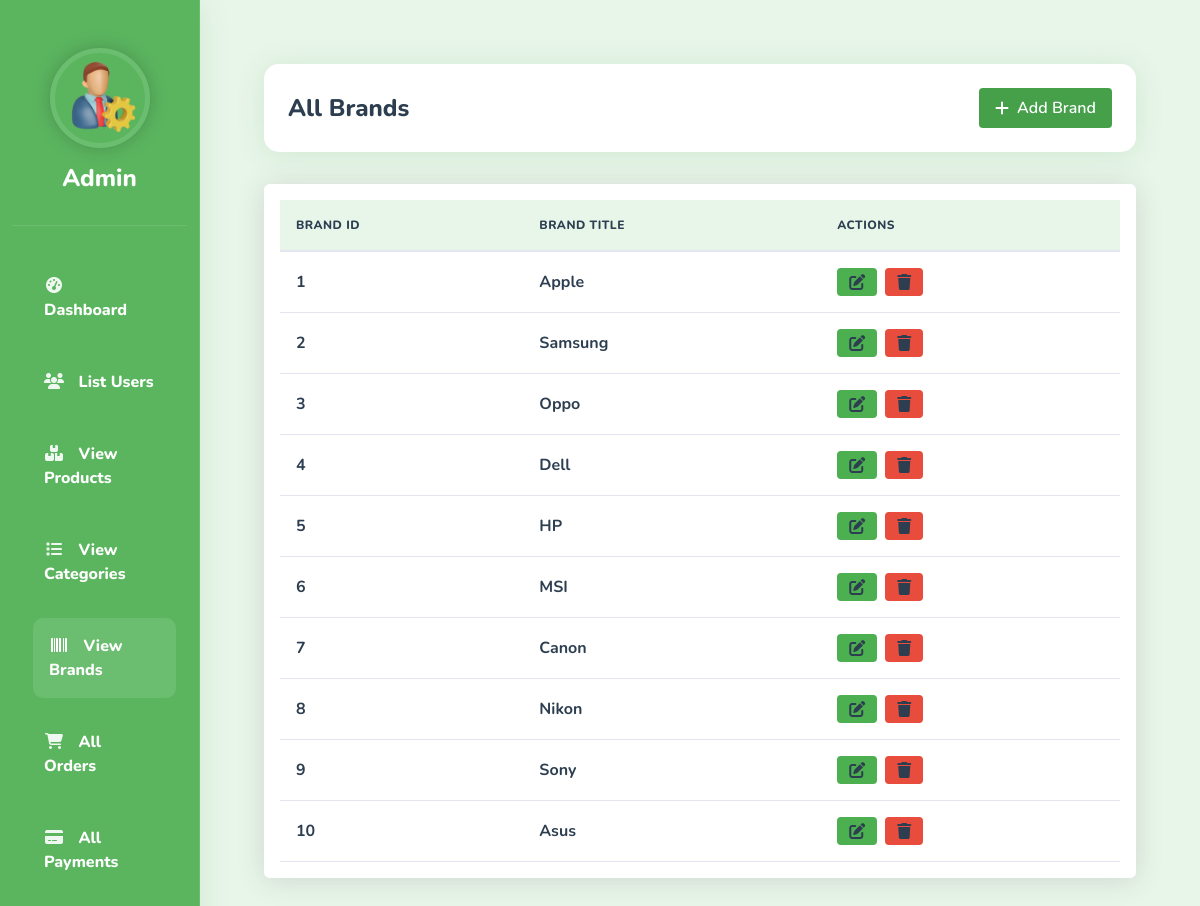
Screenshot of /admin/index.php?view_brands (signed in) with the database file from the repository.
### tables this page shows
CREATE TABLE `admin_table` (
  `admin_id` int(11) NOT NULL,
  `admin_name` varchar(100) NOT NULL,
  `admin_email` varchar(200) NOT NULL,
  `admin_image` varchar(255) NOT NULL,
  `admin_password` varchar(255) NOT NULL
);

CREATE TABLE `brands` (
  `brand_id` int(11) NOT NULL,
  `brand_title` varchar(100) NOT NULL
);

### admin/view_brands.php (the view, shortened to what this page needs)
<!DOCTYPE html>
<html lang="en">
<head>
    <link href="https://cdn.jsdelivr.net/npm/bootstrap@5.3.2/dist/css/bootstrap.min.css" rel="stylesheet">
    <link rel="stylesheet" href="https://cdnjs.cloudflare.com/ajax/libs/font-awesome/6.4.0/css/all.min.css">
    <link rel="stylesheet" href="styleadmin.css">
</head>
<body>
    <div class="container page-container">
        <div class="page-header">
            <h2 class="page-title">All Brands</h2>
            <button class="btn btn-insert" data-bs-toggle="modal" data-bs-target="#addBrandModal">
                <i class="fas fa-plus"></i>Add Brand
            </button>
        </div>
        <div class="table-responsive">
            <table class="table table-hover">
                <thead>
                    <?php
                    $get_brands = "SELECT * FROM `brands`";
                    $result = mysqli_query($con, $get_brands);
                    $row_count = mysqli_num_rows($result);
                    if($row_count > 0){
                        echo "
                        <tr>
                            <th>Brand ID</th>
                            <th>Brand Title</th>
                            <th>Actions</th>
                        </tr>
                        ";
                    }
                    ?>
                </thead>
                <tbody>
                    <?php
                    if($row_count == 0){
                        echo "<tr><td colspan='4' class='text-center py-4'>No brands found</td></tr>";
                    } else {
                        while($row = mysqli_fetch_assoc($result)){
                            $brand_id = $row['brand_id'];
                            $brand_title = $row['brand_title'];
                            echo "
                            <tr>
                                <td>$brand_id</td>
                                <td>$brand_title</td>
                                <td>
                                    <div class='d-flex gap-2'>
                                        <button class='btn btn-action btn-edit' data-bs-toggle='modal' data-bs-target='#editModal_$brand_id'>
                                            <i class='fas fa-edit'></i>
                                        </button>
                                        <button class='btn btn-action btn-delete' data-bs-toggle='modal' data-bs-target='#deleteModal_$brand_id'>
                                            <i class='fas fa-trash'></i>
                                        </button>
                                    </div>
                                    <div class='modal fade' id='editModal_$brand_id' tabindex='-1' aria-labelledby='editModal_$brand_id.Label' aria-hidden='true'>
                                                    <h5 class='modal-title' id='editModal_$brand_id.Label'>Edit Brand</h5>
                                                        <input type='hidden' name='brand_id' value='$brand_id'>
                                                            <label for='brand_title_$brand_id' class='form-label'>Brand Title</label>
                                                            <input type='text' name='brand_title' id='brand_title_$brand_id' class='form-control' required value='$brand_title'>
                                    </div>
                                    <div class='modal fade' id='deleteModal_$brand_id' tabindex='-1' aria-labelledby='deleteModal_$brand_id.Label' aria-hidden='true'>
                                                    <h4 class='mt-3'>Are you sure you want to delete <strong>$brand_title</strong>?</h4>
                                                        <a href='index.php?delete_brand=$brand_id' class='btn btn-danger'>Delete</a>
                                    </div>
                                </td>
                            </tr>
                            ";
                        }
                    }
                    ?>
                </tbody>
            </table>
        </div>
    </div>
</body>
</html>

### admin/index.php (shortened to what this page needs)
<?php
    include('../functions/common_functions.php');
    if(isset($_SESSION['admin_username'])){
        $admin_name = $_SESSION['admin_username'];
        $get_admin_data = "SELECT * FROM `admin_table` WHERE admin_name = '$admin_name'";
        $get_admin_result = mysqli_query($con,$get_admin_data);
        $row_fetch_admin_data = mysqli_fetch_array($get_admin_result);
        $admin_name = $row_fetch_admin_data['admin_name'];
    }else{
        echo "<script>window.open('./admin_login.php','_self');</script>";
    }
?>
<!DOCTYPE html>
<html lang="en">
<head>
    <link href="https://cdn.jsdelivr.net/npm/bootstrap@5.3.0/dist/css/bootstrap.min.css" rel="stylesheet">
    <link href="https://cdnjs.cloudflare.com/ajax/libs/font-awesome/6.0.0/css/all.min.css" rel="stylesheet">
    <link href="styleadmin.css" rel="stylesheet">
</head>
<body>
    <div class="container-fluid">
        <div class="row">
            <div class="col-md-3 col-lg-2 sidebar">
                <div class="position-sticky pt-3">
                    <div class="admin-profile text-center mb-4">
                        <img src="1.jpg" alt="Admin Photo" class="rounded-circle mb-3" style="width: 100px; height: 100px; object-fit: cover;">
                        <h4 class="text-white"><?php echo $admin_name; ?></h4>
                    </div>
                    <ul class="nav flex-column">
                        <li class="nav-item">
                            <a class="nav-link <?php echo !isset($_GET) || empty($_GET) ? 'active' : ''; ?>" href="index.php">
                                <i class="fas fa-fw fa-tachometer-alt"></i>
                                <span>Dashboard</span>
                            </a>
                        </li>
                        <li class="nav-item">
                            <a class="nav-link <?php echo isset($_GET['list_users']) ? 'active' : ''; ?>" href="index.php?list_users">
                                <i class="fas fa-fw fa-users"></i>
                                <span>List Users</span>
                            </a>
                        </li>
                        <li class="nav-item">
                            <a class="nav-link <?php echo isset($_GET['view_products']) ? 'active' : ''; ?>" href="index.php?view_products">
                                <i class="fas fa-fw fa-boxes"></i>
                                <span>View Products</span>
                            </a>
                        </li>
                        <li class="nav-item">
                            <a class="nav-link <?php echo isset($_GET['view_categories']) ? 'active' : ''; ?>" href="index.php?view_categories">
                                <i class="fas fa-fw fa-list"></i>
                                <span>View Categories</span>
                            </a>
                        </li>
                        <li class="nav-item">
                            <a class="nav-link <?php echo isset($_GET['view_brands']) ? 'active' : ''; ?>" href="index.php?view_brands">
                                <i class="fas fa-fw fa-barcode"></i>
                                <span>View Brands</span>
                            </a>
                        </li>
                        <li class="nav-item">
                            <a class="nav-link <?php echo isset($_GET['list_orders']) ? 'active' : ''; ?>" href="index.php?list_orders">
                                <i class="fas fa-fw fa-shopping-cart"></i>
                                <span>All Orders</span>
                            </a>
                        </li>
                        <li class="nav-item">
                            <a class="nav-link <?php echo isset($_GET['list_payments']) ? 'active' : ''; ?>" href="index.php?list_payments">
                                <i class="fas fa-fw fa-credit-card"></i>
                                <span>All Payments</span>
                            </a>
                        </li>
                    </ul>
                </div>
            </div>
            <div class="col-md-9 col-lg-10 main-content">
                <?php if(!isset($_GET) || empty($_GET)): ?>
                    <div class="welcome-section">
                        <h2>Welcome, <?php echo $admin_name; ?>!</h2>
                        <p class="mb-0">Here's what's happening with your store today.</p>
                    </div>
                    <div class="row">
                        <div class="col-xl-3 col-md-6 mb-4">
                            <div class="card dashboard-card card-primary h-100">
                                <div class="card-body">
                                    <div class="row no-gutters align-items-center">
                                        <div class="col mr-2">
                                            <div class="card-title">TOTAL PRODUCTS</div>
                                            <div class="card-value">
                                                <?php
                                                    $count_products = "SELECT * FROM `products`";
                                                    $result_count = mysqli_query($con, $count_products);
                                                    $row_count = mysqli_num_rows($result_count);
                                                    echo $row_count;
                                                ?>
                                            </div>
                                        </div>
                                        <div class="col-auto">
                                            <i class="fas fa-boxes card-icon"></i>
                                        </div>
                                    </div>
                                </div>
                            </div>
                        </div>
                        <div class="col-xl-3 col-md-6 mb-4">
                            <div class="card dashboard-card card-success h-100">
                                <div class="card-body">
                                    <div class="row no-gutters align-items-center">
                                        <div class="col mr-2">
                                            <div class="card-title">TOTAL CATEGORIES</div>
                                            <div class="card-value">
                                                <?php
                                                    $count_categories = "SELECT * FROM `categories`";
                                                    $result_categories = mysqli_query($con, $count_categories);
                                                    $row_categories = mysqli_num_rows($result_categories);
                                                    echo $row_categories;
                                                ?>
                                            </div>
                                        </div>
                                        <div class="col-auto">
                                            <i class="fas fa-tags card-icon"></i>
                                        </div>
                                    </div>
                                </div>
                            </div>
                        </div>
                        <div class="col-xl-3 col-md-6 mb-4">
                            <div class="card dashboard-card card-warning h-100">
                                <div class="card-body">
                                    <div class="row no-gutters align-items-center">
                                        <div class="col mr-2">
                                            <div class="card-title">TOTAL BRANDS</div>
                                            <div class="card-value">
                                                <?php
                                                    $count_brands = "SELECT * FROM `brands`";
                                                    $result_brands = mysqli_query($con, $count_brands);
                                                    $row_brands = mysqli_num_rows($result_brands);
                                                    echo $row_brands;
                                                ?>
                                            </div>
                                        </div>
                                        <div class="col-auto">
                                            <i class="fas fa-copyright card-icon"></i>
                                        </div>
                                    </div>
                                </div>
                            </div>
                        </div>
                        <div class="col-xl-3 col-md-6 mb-4">
                            <div class="card dashboard-card card-danger h-100">
                                <div class="card-body">
                                    <div class="row no-gutters align-items-center">
                                        <div class="col mr-2">
                                            <div class="card-title">TOTAL ORDERS</div>
                                            <div class="card-value">
                                                <?php
                                                    $count_orders = "SELECT * FROM `user_orders`";
                                                    $result_orders = mysqli_query($con, $count_orders);
                                                    $row_orders = mysqli_num_rows($result_orders);
                                                    echo $row_orders;
                                                ?>
                                            </div>
                                        </div>
                                        <div class="col-auto">
                                            <i class="fas fa-shopping-cart card-icon"></i>
                                        </div>
                                    </div>
                                </div>
                            </div>
                        </div>
                    </div>
                    <div class="row">
                        <div class="col-md-6">
                            <div class="chart-container">
                                <h4>Sales Overview</h4>
                                <canvas id="salesChart"></canvas>
                            </div>
                        </div>
                        <div class="col-md-6">
                            <div class="chart-container">
                                <h4>Product Categories</h4>
                                <canvas id="categoryChart"></canvas>
                            </div>
                        </div>
                    </div>
                <?php else: ?>
                    <div class="change-page">
                        <?php
                        if(isset($_GET['view_brands'])){
                            include('./view_brands.php');
                        }
                        ?>
                    </div>
                <?php endif; ?>
            </div>
        </div>
    </div>
</body>
</html>

### rows the page displays
admin_table: admin_name "Admin"
brands: brand_id "1", brand_title "Apple"
brands: brand_id "2", brand_title "Samsung"
brands: brand_id "3", brand_title "Oppo"
brands: brand_id "4", brand_title "Dell"
brands: brand_id "5", brand_title "HP"
brands: brand_id "6", brand_title "MSI"
brands: brand_id "7", brand_title "Canon"
brands: brand_id "8", brand_title "Nikon"
brands: brand_id "9", brand_title "Sony"
brands: brand_id "10", brand_title "Asus"
